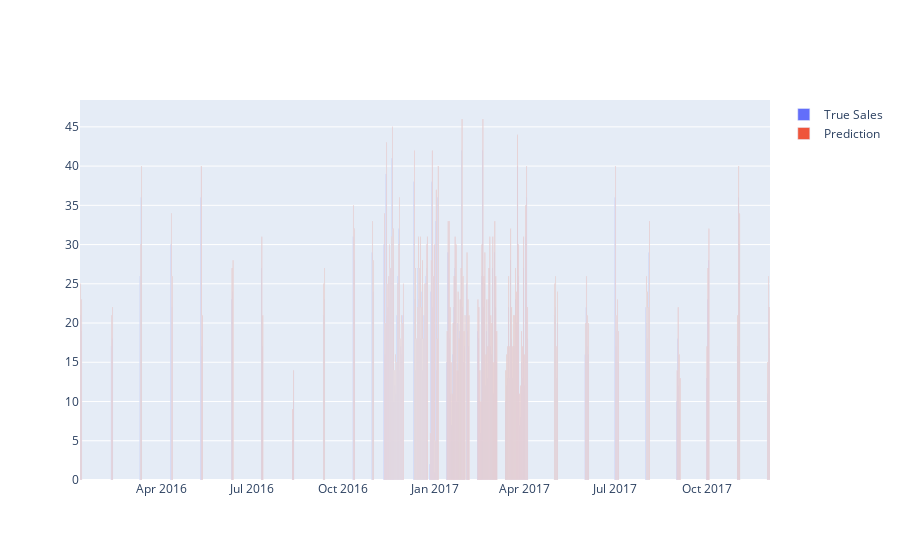

The notebook cell this image was saved under:
### Code cell
import plotly.graph_objects as go

fig = go.Figure(data=[
    go.Bar(name='True Sales', x=dfb.DateTime, y=dfb.true_values),
    go.Bar(name='Prediction', x=dfb.DateTime, y=dfb.prediction)
])
# Change the bar mode
fig.update_layout(barmode='group')
fig.show()

### Figure 1 — Plotly figure (JSON) as saved in the notebook; plotly's stock layout.template omitted (floating-point values rounded to 4 significant figures; data arrays with more than 128 entries replaced by an {"elided": "..."} marker saying what was removed)
{"data": [{"name": "True Sales", "type": "bar", "x": {"elided": "159 str values"}, "y": {"elided": "159 int values"}}, {"name": "Prediction", "type": "bar", "x": {"elided": "159 str values"}, "y": {"elided": "159 int values"}}], "layout": {"barmode": "group"}}
